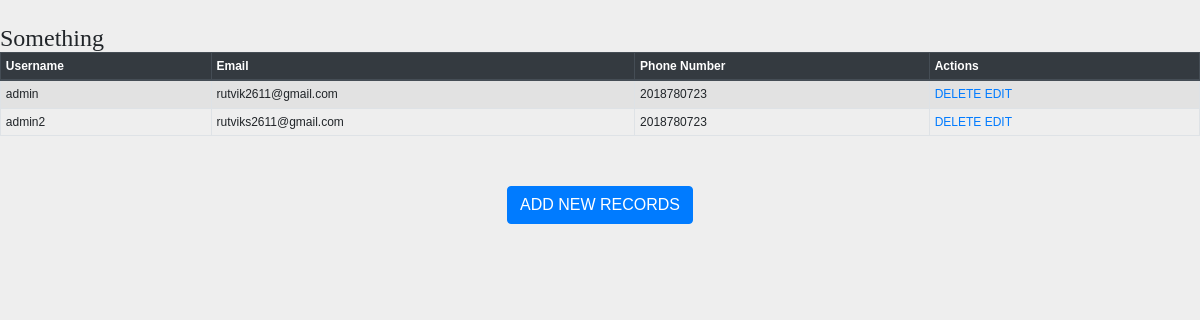
/blog/show, run on an earlier commit of the app's database.
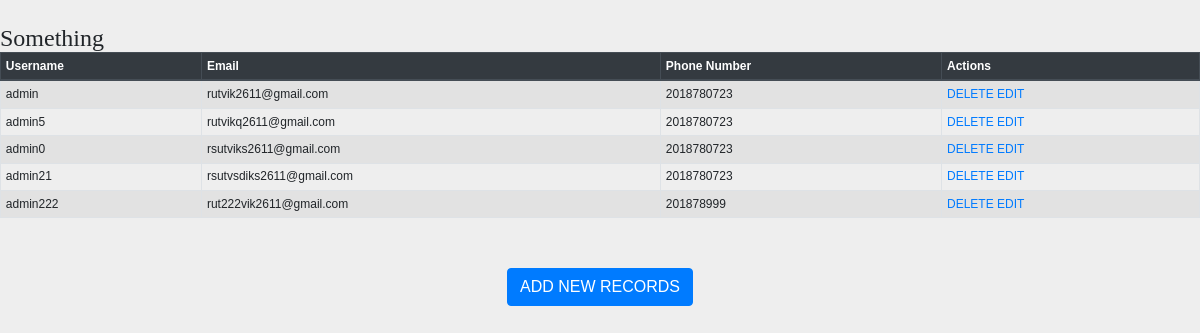
And on a later commit of the database.
### BLOG/models.py (models this page shows, shortened)
class Regsistration(models.Model):
    phone_regex = RegexValidator(regex=r'^\+?1?\d{9,15}$', message="Phone number must be entered in the format: '+999999999'. Up to 15 digits allowed.")
    username = models.CharField(max_length=40,unique=True)
    password = models.CharField(max_length=40)
    email =models.EmailField(unique = True)
    phone_number = models.CharField(validators=[phone_regex], max_length=17, blank=True)

### BLOG/views.py (the view)
# urls.py: path('blog/show',views.Show),
def Show(request):
    pass_obj = Regsistration.objects.all()
    return render(request,"BLOG/show.html",{"employees":pass_obj})

### Templates/BLOG/show.html (shortened to what this page needs)
<!DOCTYPE html>
<html lang="en">
<head>
     {% load staticfiles %}
     <link rel="stylesheet" href="https://maxcdn.bootstrapcdn.com/bootstrap/4.3.1/css/bootstrap.min.css">
    <link rel="stylesheet" href="{% static 'CSS/style.css' %}"/>
</head>
<body>
<table class="table table-striped table-bordered table-sm">
    <thead class="thead-dark">
    <tr>
        <th>Username</th>
        <th>Email</th>
        <th>Phone Number</th>
        <th>Actions</th>
    </tr>
    </thead>
    <tbody>
            <h1>Something</h1>
{% for employee in employees %}
    <tr>
        <td>{{ employee.username }}</td>
        <td>{{ employee.email }}</td>
        <td>{{ employee.phone_number }}</td>
        <td>
            <a href="../blog/delete/{{ employee.id }}">DELETE</a>
            <a href="../blog/edit/{{ employee.id }}">EDIT</a>
        </td>
    </tr>
{% endfor %}
    </tbody>
</table>
<br>
<br>
<center><a href="../blog/" class="btn btn-primary">ADD NEW RECORDS</a></center>
</body>
</html>

### Static/CSS/style.css (style rules this page uses)
body { font:12px/1.4 Verdana,Arial; background:#eee; height:100%; margin:25px 0; padding:0 }
h1 { font:24px Georgia,Verdana; margin:0 }

What changed in the data, as far as the page shows it:
changed Regsistration: username "admin2" → "admin5"; email "rutviks2611@gmail.com" → "rutvikq2611@gmail.com"
added Regsistration: username "admin0", email "rsutviks2611@gmail.com", phone_number "2018780723"
added Regsistration: username "admin21", email "rsutvsdiks2611@gmail.com", phone_number "2018780723"
added Regsistration: username "admin222", email "rut222vik2611@gmail.com", phone_number "201878999"
